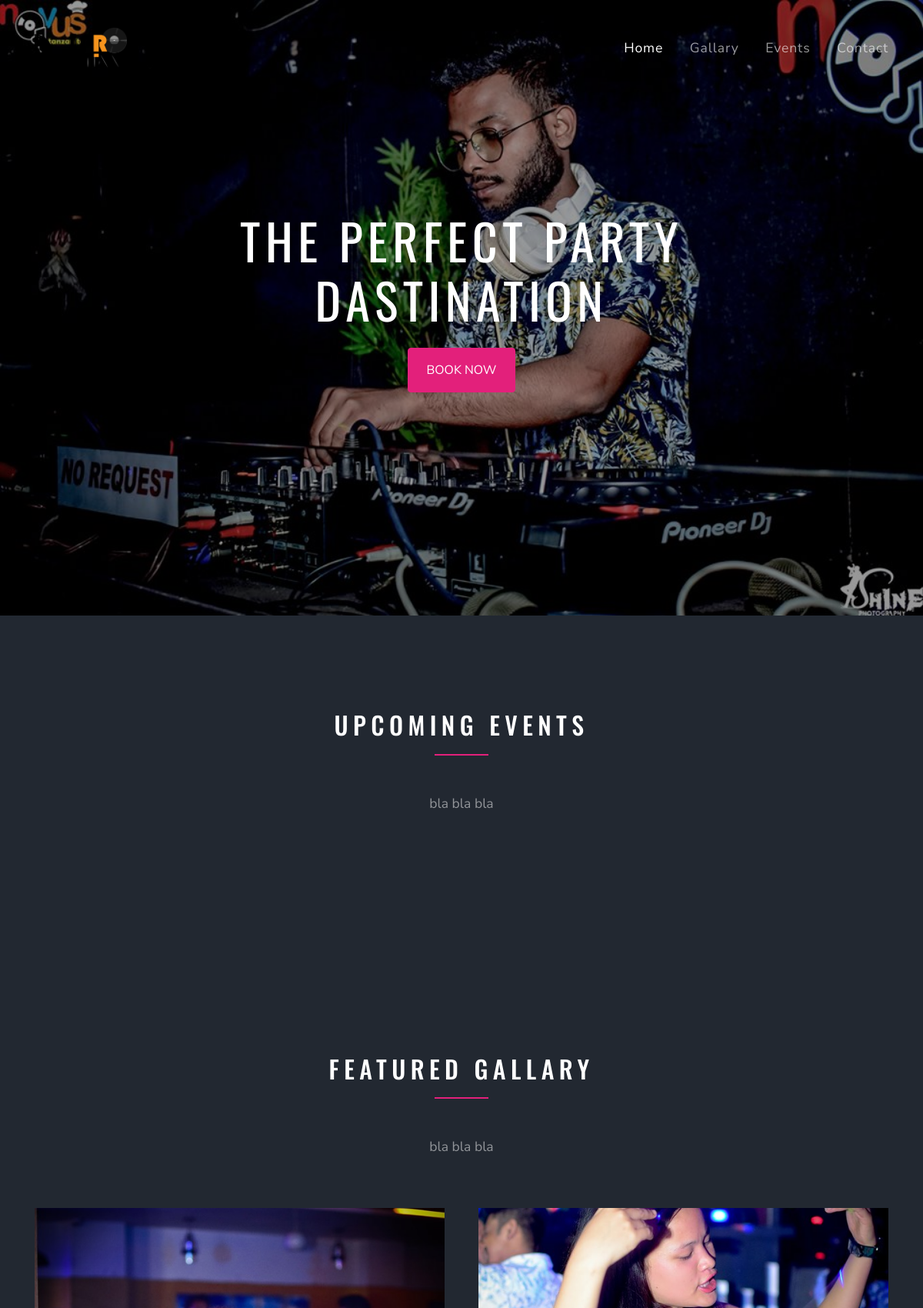
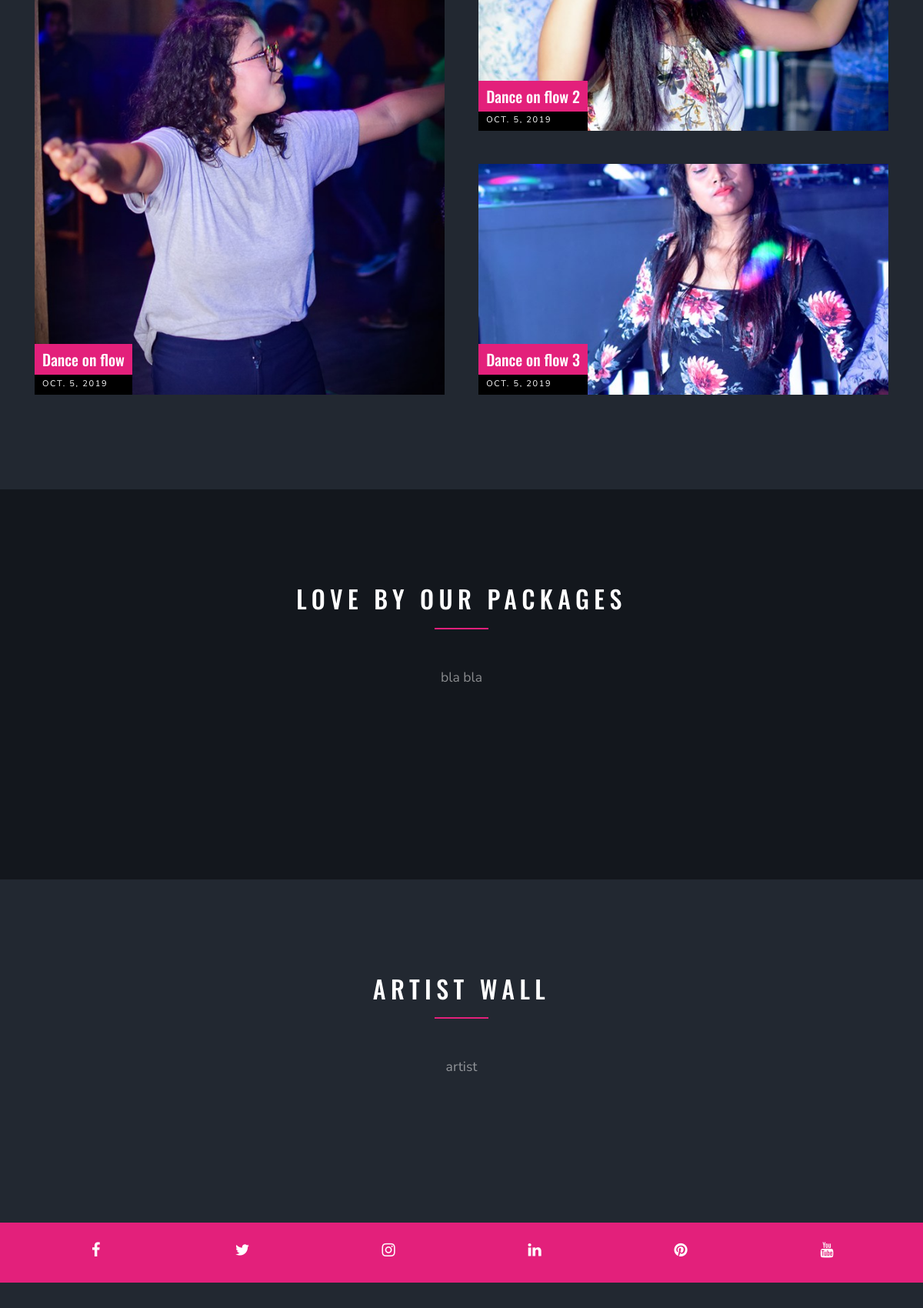
/gallary (upper part), run on the app's committed database (2 pictures, top to bottom).
### Home/models.py (models this page shows, shortened)
class cover(models.Model):
    cover_logo = models.ImageField(default='')
    cover_heading = models.CharField(max_length=50)
    cover_img = models.ImageField(default='')

class home_info(models.Model):
    event_tagline = models.CharField(max_length=50)
    features_gallay_tagline = models.CharField(max_length=50)
    pakage_tagline = models.CharField(max_length=50)
    artist_wall_tagline = models.CharField(max_length=50)
    about_us = models.CharField(max_length=500)

class features_gallay(models.Model):
    features_id = models.AutoField
    tag_line = models.CharField(max_length=60)
    features_img = models.ImageField(default='')
    click_date = models.DateField(auto_now=False)

### Home/views.py (the view)
# urls.py: path("gallary" , views.gallary , name="Gallary"),
def gallary(request):
    info = home_info.objects.all()
    header = cover.objects.all()
    gallary = features_gallay.objects.all()
    jgal = {'header':header, 'gallary':gallary ,'info': info}
    return render(request, 'gallary.html', jgal )

### Home/templates/gallary.html (shortened to what this page needs)
{% extends "index.html" %}

### Contacts/templates/index.html (shortened to what this page needs)
<!DOCTYPE html>
{% load static %}
<html lang="en">
  <head>
    <link rel="stylesheet" href="{% static 'fonts/icomoon/style.css' %}">
    <link rel="stylesheet" href="{% static 'css/bootstrap.min.css' %}">
    <link rel="stylesheet" href="{% static 'css/magnific-popup.css' %}">
    <link rel="stylesheet" href="{% static 'css/jquery-ui.css' %}">
    <link rel="stylesheet" href="{% static 'css/owl.carousel.min.css' %}">
    <link rel="stylesheet" href="{% static 'css/owl.theme.default.min.css' %}">
    <link rel="stylesheet" href="{% static 'css/bootstrap-datepicker.css' %}">
    <link rel="stylesheet" href="{% static 'css/mediaelementplayer.css' %}">
    <link rel="stylesheet" href="{% static 'css/animate.css' %}">
    <link rel="stylesheet" href="{% static 'fonts/flaticon/font/flaticon.css' %}">
    <link rel="stylesheet" href="{% static 'css/fl-bigmug-line.css' %}">
    <link rel="stylesheet" href="{% static 'css/aos.css' %}">
    <link rel="stylesheet" href="{% static 'css/style.css' %}">
  </head>
  <body>
  <div class="site-wrap">
    <div class="site-navbar mt-4">
        <div class="container py-1">
          <div class="row align-items-center">
            <div class="col-8 col-md-8 col-lg-4">
              <a class="navbar-brand"  href="#">
                <img src="/media/{{header.0.cover_logo}}" alt="logo" style="width:120px">
              </a>
            </div>
            <div class="col-4 col-md-4 col-lg-8">
              <nav class="site-navigation text-right text-md-right" role="navigation">
                <ul class="site-menu js-clone-nav d-none d-lg-block">
                  <li class="active">
                    <a href="127.0.0.1:8000">Home</a>
                  </li>
                  <li><a href="127.0.0.1:8000/galary">Gallary</a></li>
                  <li><a href="127.0.0.1:8000/events">Events</a></li>
                  <li><a href="127.0.0.1:8000/contact">Contact</a></li>
                </ul>
              </nav>
            </div>
          </div>
        </div>
      </div>
    </div>
    <div class="site-blocks-cover overlay" style="background-image: url('/media/{{header.0.cover_img}}');" data-aos="fade" data-stellar-background-ratio="0.5" data-aos="fade">
      <div class="container">
        <div class="row align-items-center justify-content-center">
          <div class="col-md-7 text-center" data-aos="fade-up" data-aos-delay="400">
            <h1 class="mb-4">{{ header.0.cover_heading }}</h1>
            <p><a href="#" class="btn btn-primary px-4 py-3">BOOK NOW</a></p>
          </div>
        </div>
      </div>
    </div>
    <div class="site-section">
      <div class="container">
        <div class="row">
          <div class="site-section-heading text-center mb-5 w-border col-md-6 mx-auto">
            <h2 class="mb-5">Upcoming Events</h2>
            <p>{{info.0.event_tagline}}</p>
          </div>
        </div>
      </div>
    </div>
    <div class="site-section">
      <div class="container">
        <div class="row">
          <div class="site-section-heading text-center mb-5 w-border col-md-6 mx-auto" data-aos="fade-up">
            <h2 class="mb-5">Featured Gallary</h2>
            <p>{{info.0.features_gallay_tagline}}</p>
          </div>
        </div>
        <div class="site-block-retro d-block d-md-flex">
          <a href="#" class="col1 unit-9 no-height" data-aos="fade-up" data-aos-delay="100">
            <div class="image" style="background-image: url('/media/{{gallary.0.features_img}}');"></div>
            <div class="unit-9-content">
              <h2>{{gallary.0.tag_line}}</h2>
              <span>{{gallary.0.click_date}} </span>
            </div>
          </a>
          <div class="col2 ml-auto">
            <a href="#" class="col2-row1 unit-9 no-height" data-aos="fade-up" data-aos-delay="200">
              <div class="image" style="background-image: url('/media/{{gallary.1.features_img}}');"></div>
              <div class="unit-9-content">
                <h2>{{gallary.1.tag_line}}</h2>
                <span>{{gallary.1.click_date}} </span>
              </div>
            </a>
            <a href="#" class="col2-row2 unit-9 no-height" data-aos="fade-up" data-aos-delay="300">
              <div class="image" style="background-image: url('/media/{{gallary.2.features_img}}');"></div>
              <div class="unit-9-content">
                <h2>{{gallary.2.tag_line}}</h2>
                <span>{{gallary.2.click_date}} </span>
              </div>
            </a>
          </div>
        </div>
      </div>
    </div>
    <div class="site-section bg-dark block-13">
      <div class="container" data-aos="fade-up">
        <div class="row">
          <div class="site-section-heading text-center mb-5 w-border col-md-6 mx-auto">
            <h2 class="mb-5">Love By Our packages</h2>
            <p>{{info.0.pakage_tagline}}</p>
          </div>
        </div>
        <div class="nonloop-block-13 owl-carousel">
        </div>
      </div>
    </div>
    <div class="site-section">
      <div class="container" data-aos="fade-up">
        <div class="row">
          <div class="site-section-heading text-center mb-5 w-border col-md-6 mx-auto">
            <h2 class="mb-5">artist wall</h2>
            <p>{{info.0.artist_wall_tagline}}</p>
          </div>
        </div>
      </div>
    </div>
    <div class="bg-primary" data-aos="fade">
      <div class="container">
        <div class="row">
          <a href="#" class="col-2 text-center py-4 social-icon d-block"><span class="icon-facebook text-white"></span></a>
          <a href="#" class="col-2 text-center py-4 social-icon d-block"><span class="icon-twitter text-white"></span></a>
          <a href="#" class="col-2 text-center py-4 social-icon d-block"><span class="icon-instagram text-white"></span></a>
          <a href="#" class="col-2 text-center py-4 social-icon d-block"><span class="icon-linkedin text-white"></span></a>
          <a href="#" class="col-2 text-center py-4 social-icon d-block"><span class="icon-pinterest text-white"></span></a>
          <a href="#" class="col-2 text-center py-4 social-icon d-block"><span class="icon-youtube text-white"></span></a>
        </div>
      </div>
    </div>
    <footer class="site-footer">
    </footer>
  </body>
</html>

### data on the page
cover: cover_logo (picture), cover_img (picture), cover_heading "THE PERFECT PARTY DASTINATION"
home_info: event_tagline "bla bla bla", features_gallay_tagline "bla bla bla", pakage_tagline "bla bla", artist_wall_tagline "artist"
features_gallay: features_img (picture), tag_line "Dance on flow", click_date "OCT. 5, 2019"
features_gallay: features_img (picture), tag_line "Dance on flow 2", click_date "OCT. 5, 2019"
features_gallay: features_img (picture), tag_line "Dance on flow 3", click_date "OCT. 5, 2019"
